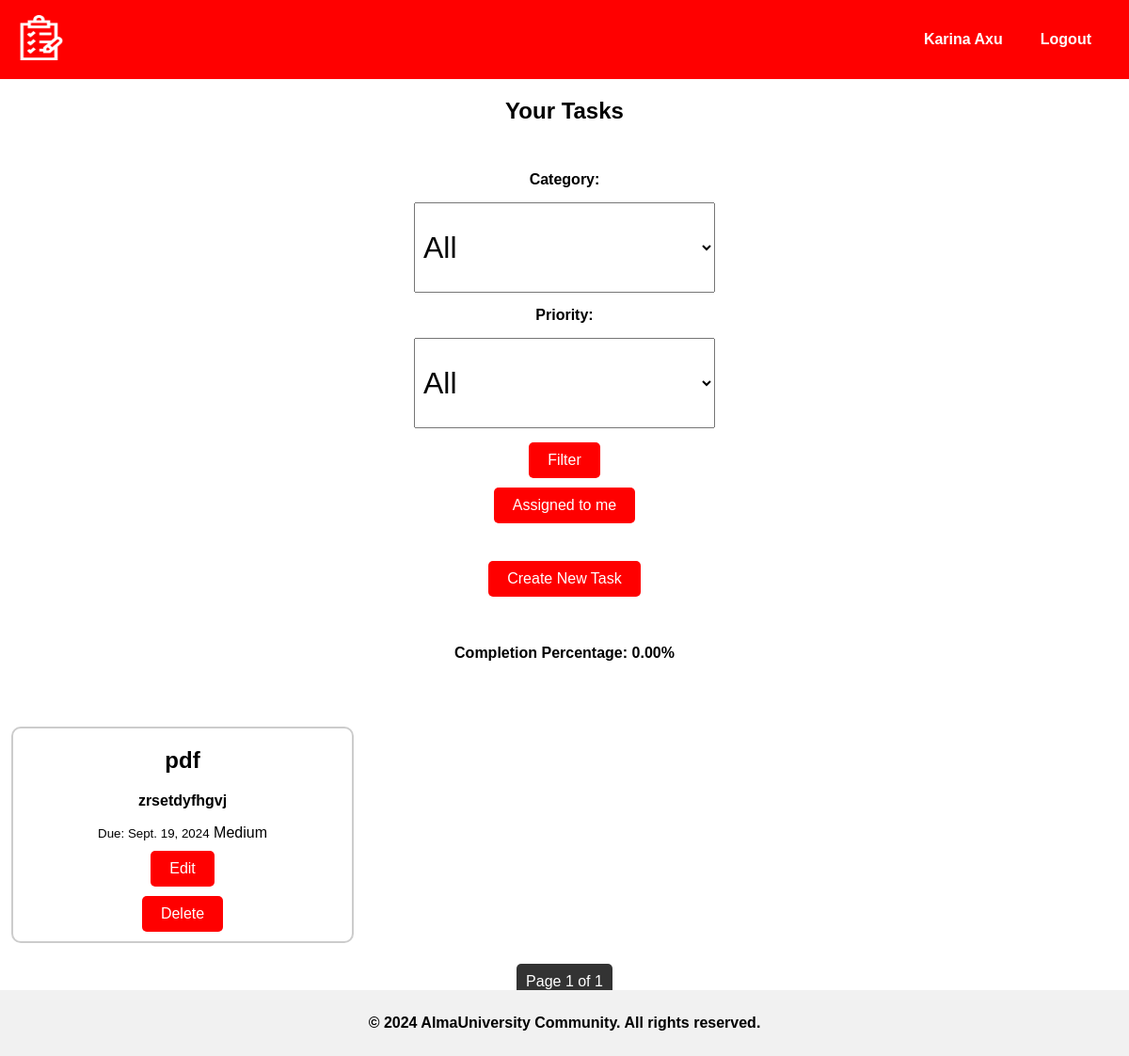
Page /tasks/ (signed in) on the earlier database version.
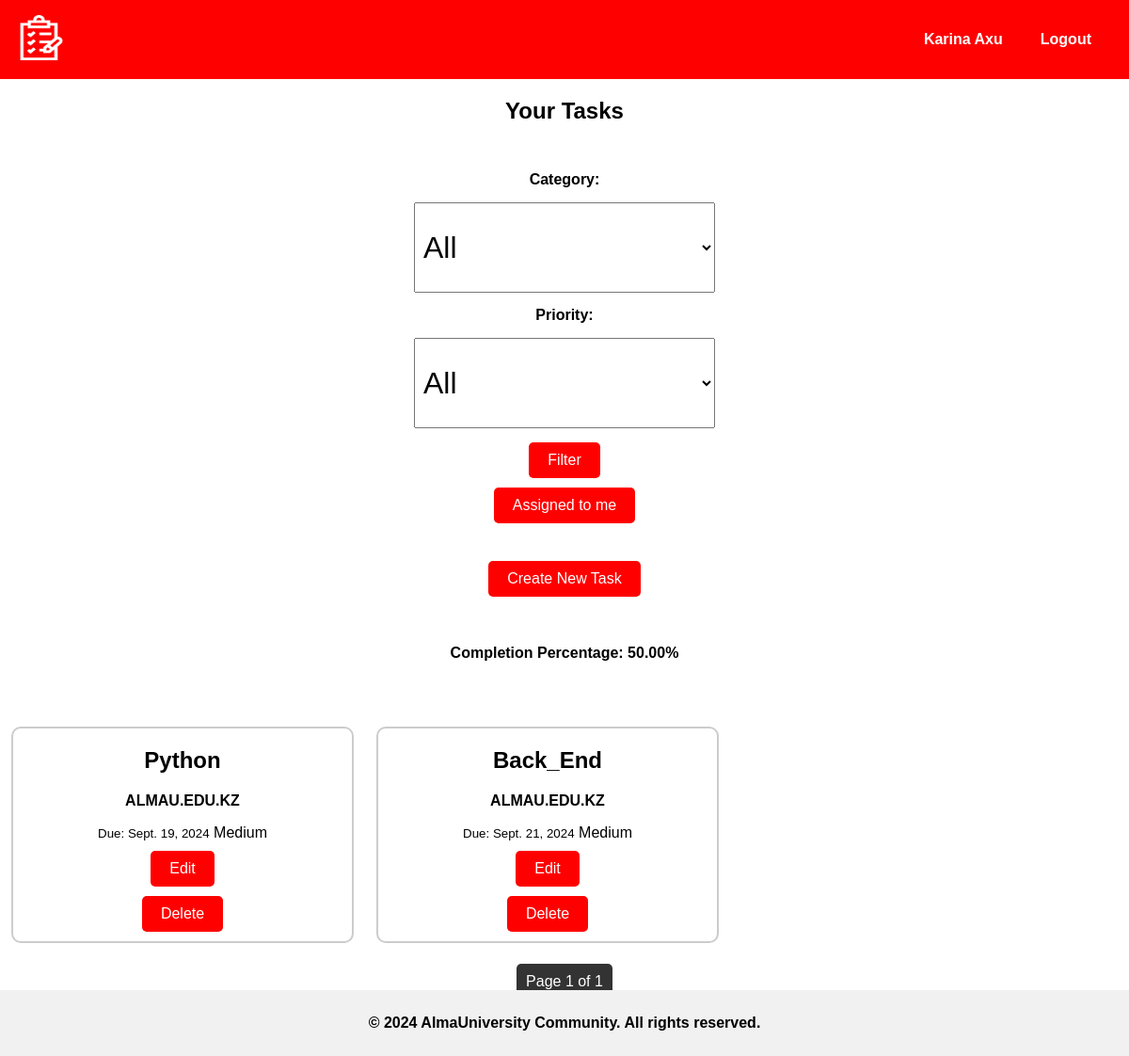
Same page on the later database version.
### tasks/models.py (models this page shows, shortened)
class Task(models.Model):
    STATUS_CHOICES = [
        ('NS', 'Not Started'),
        ('IP', 'In Progress'),
        ('CO', 'Completed'),
    ]
    PRIORITY_CHOICES = [
        ('L', 'Low'),
        ('M', 'Medium'),
        ('H', 'High'),
    ]
    CATEGORY_CHOICES = [
        ('W', 'Work'),
        ('P', 'Personal'),
        ('U', 'Urgent'),
    ]
    title = models.CharField(max_length=255, default='')
    description = models.TextField(max_length=10000, default='', blank=True)
    assigned_to = models.ForeignKey(User, related_name='assigned_tasks', on_delete=models.CASCADE, null=True, blank=True)
    due_date = models.DateField(auto_now_add=True, null=True, blank=True)
    status = models.CharField(max_length=2, choices=STATUS_CHOICES, default='')
    priority = models.CharField(max_length=1, choices=PRIORITY_CHOICES, default='')
    category = models.CharField(max_length=1, choices=CATEGORY_CHOICES, default='')
    user = models.ForeignKey(User, on_delete=models.CASCADE, related_name='tasks')
    class Meta:
        verbose_name = 'Task'
        verbose_name_plural = 'Tasks'

### tasks/views.py (the view)
# urls.py: path('', views.task_list, name='task_list'),
@login_required
def task_list(request):
    category = request.GET.get('category')
    priority = request.GET.get('priority')
    tasks = Task.objects.filter(user=request.user)
    if category:
        tasks = tasks.filter(category=category)
    if priority:
        tasks = tasks.filter(priority=priority)
    paginator = Paginator(tasks, 7)
    page_number = request.GET.get('page')
    page_obj = paginator.get_page(page_number)
    total_tasks = tasks.count()
    completed_tasks = tasks.filter(status='CO').count()
    completion_percentage = (completed_tasks / total_tasks * 100) if total_tasks > 0 else 0
    return render(request, 'tasks/task_list.html', {
        'page_obj': page_obj,
        'completion_percentage': completion_percentage,
        'category': category,
        'priority': priority,
    })

### tasks/templates/tasks/task_list.html (shortened to what this page needs)
{% extends 'base.html' %}
{% block content %}
{% load static %}
<h2>Your Tasks</h2>
<div>
    <form method="get" action="{% url 'task_list' %}">
        <div>
            <label for="category">Category:</label>
            <select name="category" id="category">
                <option value="">All</option>
            </select>
        </div>
        <div>
            <label for="priority">Priority:</label>
            <select name="priority" id="priority">
                <option value="">All</option>
            </select>
        </div>
        <div>
            <button type="submit">Filter</button>
        </div>
        <div>
        <button type="submit" name="filter" value="me">Assigned to me</button>
        </div>
    </form>
    <button><a href="{% url 'task_create' %}">Create New Task</a></button>
<div class="main-start">
    <h4>Completion Percentage: {{ completion_percentage|floatformat:2 }}%</h4>
</div>
<ul class="main-bloc">
    {% for task in page_obj %}
        <li class="main-box">
            <a href="{% url 'task_detail' task.pk %}"><h2>{{ task.title }}</h2></a>
            <p>{{ task.description }}</p>
            <small>Due: {{ task.due_date }}</small>
            <span>{{ task.get_priority_display }}</span>
            <br>
            <div>
                <button><a href="{% url 'task_update' task.pk %}">Edit</a></button>
                <button><a href="{% url 'task_delete' task.pk %}">Delete</a></button>
            </div>
        </li>
    {% empty %}
            <li class="no-tasks">No tasks available.</li>
    {% endfor %}
</ul>
    <div class="pagination">
        <span class="step-links">
            <span class="current">
                Page {{ page_obj.number }} of {{ page_obj.paginator.num_pages }}
            </span>
        </span>
    </div>
</div>
{% endblock %}

Differences in the rows shown:
changed Task: title "pdf" → "Python"; description "zrsetdyfhgvj" → "ALMAU.EDU.KZ"
added Task: title "Back_End", description "ALMAU.EDU.KZ", due_date "Sept. 21, 2024", priority "Medium"
Other differences:
{{ completion_percentage|floatformat:2 }}: "0.00" → "50.00"
